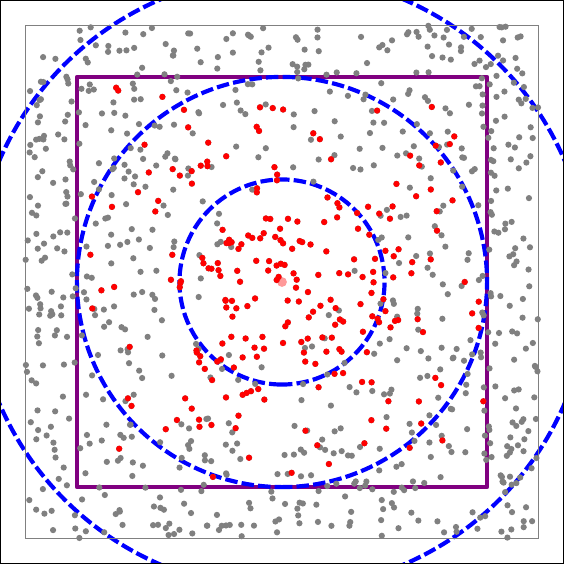

Write Python code to recreate this figure.
import matplotlib.pyplot as plt
import nest
import nest.topology as topo



import numpy as np
x = np.random.uniform(-0.5, 0.5, 1000)
y = np.random.uniform(-0.5, 0.5, 1000)
pos = zip(x, y)
ls = topo.CreateLayer({'elements': 'iaf_neuron', 'positions': [(0.0, 0.0)]})
lt = topo.CreateLayer({'elements': 'iaf_neuron', 'positions': pos})
mask = {'rectangular': {'lower_left': [-0.4, -0.4], 
                        'upper_right': [0.4, 0.4]}}
kernel = {'gaussian': {'p_center': 1., 'sigma': 0.2,
                         'mean': 0., 'c': 0.}}
conndict = {'connection_type': 'divergent',
            'mask': mask, 'kernel': kernel}
topo.ConnectLayers(ls, lt, conndict)

fig = topo.PlotLayer(lt, nodecolor='grey')

driver = topo.FindCenterElement(ls)
topo.PlotTargets(driver, lt, fig=fig,
                 mask=mask, kernel=kernel,
                 mask_color='purple',
                 kernel_color='blue',
                 src_size=50, src_color='red',
                 tgt_size=20, tgt_color='red')

a = fig.gca()

#a.w_zaxis.tick_top()
#a.set_frame_on(False)
#a.set_axis_off()

#a.xaxis.set_visible(False)
#a.yaxis.set_visible(False)

#a.zaxis.set_label_position('bottom')

#a.set_xticks([])
#a.set_yticks([])
#a.set_zticks([])

#a.set_xticklabels(())
#a.set_yticklabels(())
#a.set_zticklabels(())

#a.xaxis.set_ticklabels([])
#a.yaxis.set_ticklabels([])

#a.xaxis.set_ticks_position('none')
#a.yaxis.set_ticks_position('none')

#a.xaxis.set_tick_params(length=-10, width=-10, zorder=-10**1000, colors='0.89')
#a.yaxis.set_tick_params(length=-10, width=-10, zorder=-10, colors='0.89')


#plt.draw()

plt.tight_layout()
plt.savefig('TopologyExample3D.pdf', bbox_inches='tight', pad_inches=0)

